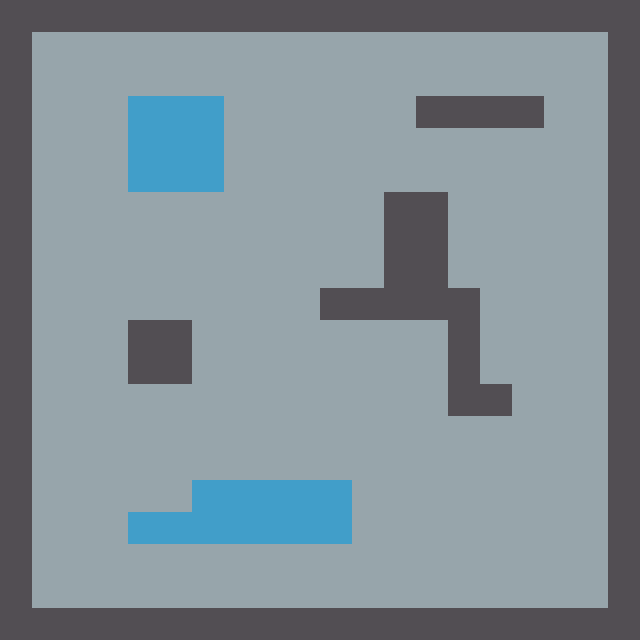

Below is a game level as drawn by its tile map, then a one-line description and the .tmx file that defines it, in full:
An orthogonal 20x20 tile map with 32x32 px tiles, 1 tile layer (Tile Layer 1).

<map version="1.9" tiledversion="1.9.2" orientation="orthogonal" renderorder="right-down" width="20" height="20" tilewidth="32" tileheight="32" infinite="0" nextlayerid="2" nextobjectid="1">
 <editorsettings>
  <export target="map2.csv" format="csv" />
 </editorsettings>
 <tileset firstgid="1" name="tileset" tilewidth="32" tileheight="32" tilecount="5" columns="5">
  <image source="../tileset.png" width="160" height="32" />
 </tileset>
 <layer id="1" name="Tile Layer 1" width="20" height="20">
  <data encoding="csv">
5,5,5,5,5,5,5,5,5,5,5,5,5,5,5,5,5,5,5,5,
5,3,3,3,3,3,3,3,3,3,3,3,3,3,3,3,3,3,3,5,
5,3,3,3,3,3,3,3,3,3,3,3,3,3,3,3,3,3,3,5,
5,3,3,3,2,2,2,3,3,3,3,3,3,5,5,5,5,3,3,5,
5,3,3,3,2,2,2,3,3,3,3,3,3,3,3,3,3,3,3,5,
5,3,3,3,2,2,2,3,3,3,3,3,3,3,3,3,3,3,3,5,
5,3,3,3,3,3,3,3,3,3,3,3,5,5,3,3,3,3,3,5,
5,3,3,3,3,3,3,3,3,3,3,3,5,5,3,3,3,3,3,5,
5,3,3,3,3,3,3,3,3,3,3,3,5,5,3,3,3,3,3,5,
5,3,3,3,3,3,3,3,3,3,5,5,5,5,5,3,3,3,3,5,
5,3,3,3,5,5,3,3,3,3,3,3,3,3,5,3,3,3,3,5,
5,3,3,3,5,5,3,3,3,3,3,3,3,3,5,3,3,3,3,5,
5,3,3,3,3,3,3,3,3,3,3,3,3,3,5,5,3,3,3,5,
5,3,3,3,3,3,3,3,3,3,3,3,3,3,3,3,3,3,3,5,
5,3,3,3,3,3,3,3,3,3,3,3,3,3,3,3,3,3,3,5,
5,3,3,3,3,3,2,2,2,2,2,3,3,3,3,3,3,3,3,5,
5,3,3,3,2,2,2,2,2,2,2,3,3,3,3,3,3,3,3,5,
5,3,3,3,3,3,3,3,3,3,3,3,3,3,3,3,3,3,3,5,
5,3,3,3,3,3,3,3,3,3,3,3,3,3,3,3,3,3,3,5,
5,5,5,5,5,5,5,5,5,5,5,5,5,5,5,5,5,5,5,5
</data>
 </layer>
</map>